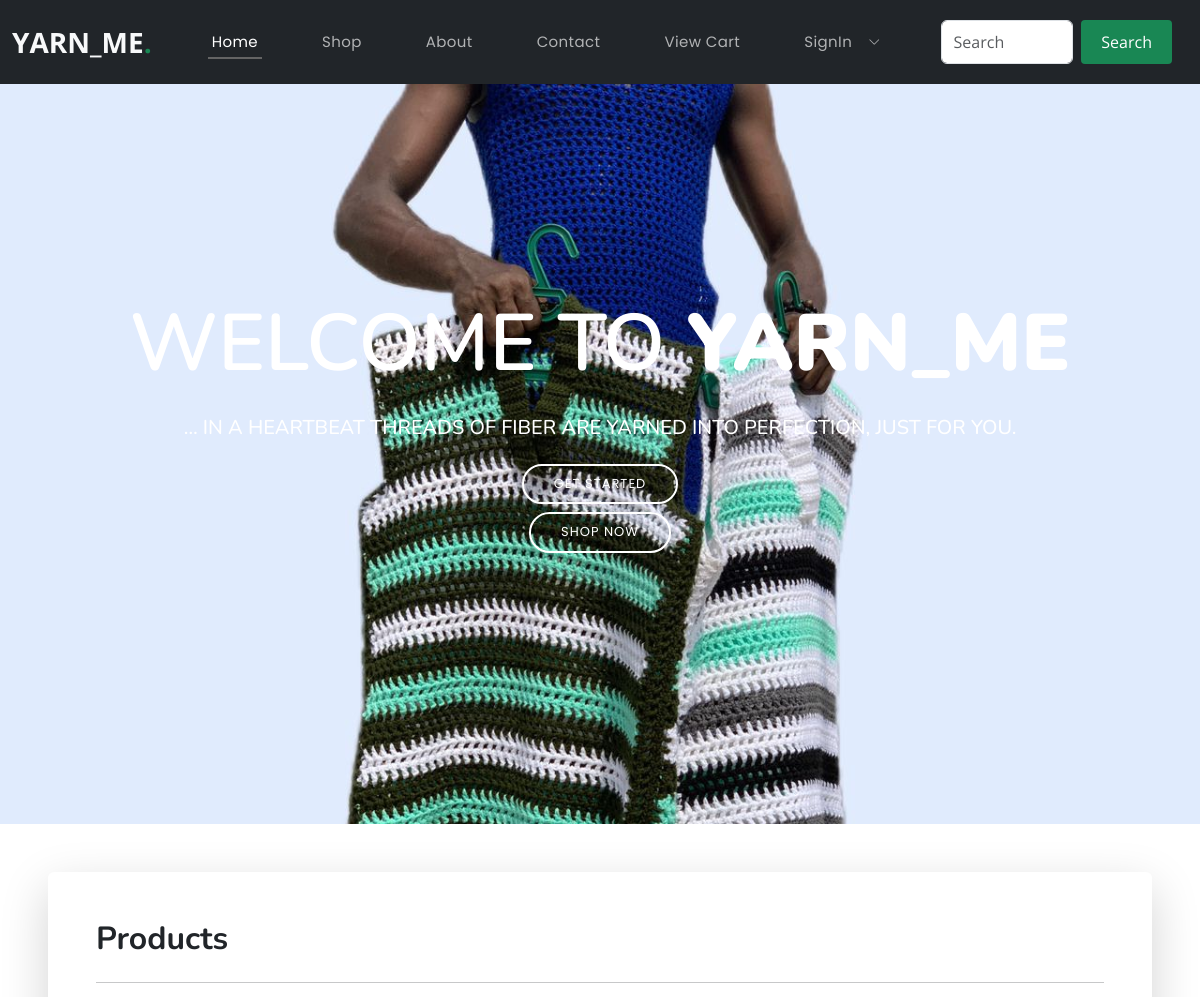
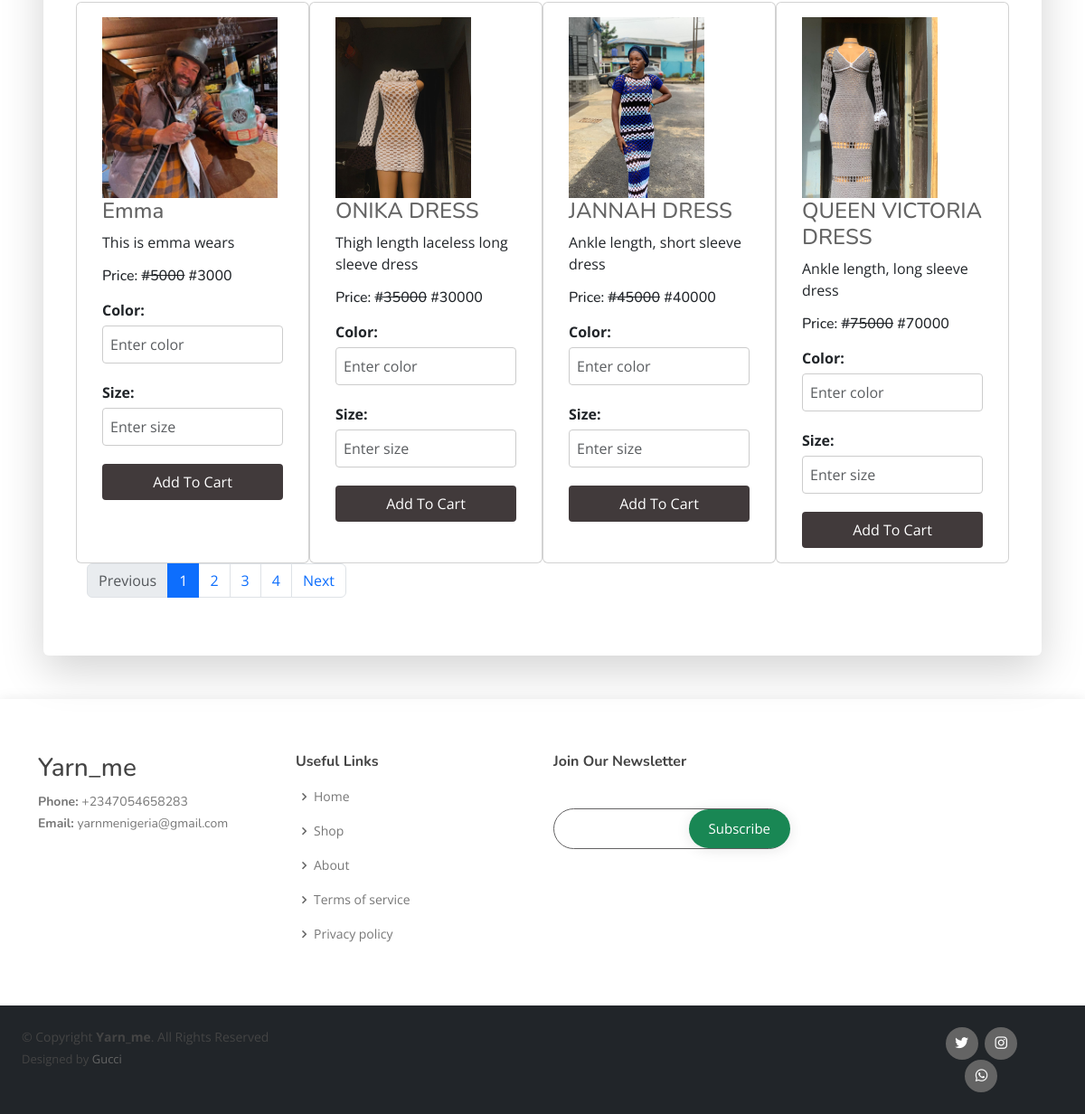
The page / on the database its author committed (2 pictures, top to bottom).
### ecommerceapp/models.py (models this page shows, shortened)
class Product(models.Model):
    VARIANT_CHOICES = (
        ('None', 'None'),
        ('Size', 'Size'),
        ('Color', 'Color'),
        ('Size-Color', 'Size-Color'),
    )
    title = models.CharField(max_length=200)
    slug = models.SlugField(unique=True)
    category = models.ForeignKey(Category, on_delete=models.CASCADE)
    image = models.ImageField(upload_to="products/")
    marked_price = models.PositiveIntegerField()
    selling_price = models.PositiveIntegerField()
    description = models.TextField()
    view_count = models.PositiveIntegerField(default=0)
    variant = models.CharField(max_length=20, choices=VARIANT_CHOICES, default='None')

### ecommerceapp/views.py (the view)
# urls.py: path("", IndexView.as_view(), name="index"),
class IndexView(EcomMixin, TemplateView):
    template_name = "index.html"
    def get_context_data(self, **kwargs):
        context = super().get_context_data(**kwargs)
        context['myname'] = "Ayankola Timileyin"
        all_products = Product.objects.all().order_by("-id")
        paginator = Paginator(all_products, 4)
        page_number = self.request.GET.get("page")
        print(page_number)
        product_list = paginator.get_page(page_number)
        context['product_list'] = product_list
        return context

### ecommerceapp/views.py (called while the page is built, shortened)
    def dispatch(self, request, *args, **kwargs):
        cart_id = request.session.get("cart_id")
        return super().dispatch(request, *args, **kwargs)

### templates/index.html (shortened to what this page needs)
{% extends "base.html" %}
{% load static %}
{% block body %}
<main id="main">
    <section id="hero" class="min-vh-100 d-flex align-items-center justify-content-center">
        <div class="hero-container">
            <h1 class="text-white fw-semibold display-1">WELCOME TO <strong>YARN_ME</strong></h1>
            <h5 class="text-white mt-3 mb-4">… IN A HEARTBEAT THREADS OF FIBER ARE YARNED INTO PERFECTION, JUST FOR YOU.</h5>
            <a href="#about" class="btn-get-started scrollto text-decoration-none">Get Started</a>
            <a href="{% url 'ecommerceapp:shops' %}" class="btn-get-started scrollto text-decoration-none mt-2">Shop Now</a>
        </div>
    </section>
        <div class="card shadow-lg border-0 m-5 p-5">
            <h2 class="fw-bold">Products</h2>
            <hr>
            <div class="row">
                {% for p in product_list %}
                <div class="col-md-3 card">
                    <div class="card-body">
                        <img src="{{ p.image.url }}" alt="" class="img-fluid" style="height: 200px; object-fit: contain;">
                        <h4><a href="{% url 'ecommerceapp:productdetail' p.slug %}">{{ p.title }}</a></h4>
                        <p class="card-text">{{ p.description }}</p>
                        <h6 class="card-title mb-3">Price: <strike>#{{ p.marked_price }}</strike> #{{ p.selling_price }}</h6>
                        <form action="{% url 'ecommerceapp:addtocart' p.id %}" method="GET">
                            {% if p.variant == 'Size-Color' or p.variant == 'Color' %}
                            <div class="form-group">
                                <label for="color">Color:</label>
                                <input type="text" name="color" id="color" class="form-control" placeholder="Enter color">
                            </div>
                            {% endif %}
                            {% if p.variant == 'Size-Color' or p.variant == 'Size' %}
                            <div class="form-group">
                                <label for="size">Size:</label>
                                <input type="text" name="size" id="size" class="form-control" placeholder="Enter size">
                            </div>
                            {% endif %}
                            <button type="submit" class="btn btn-secondary w-100 py-2">Add To Cart</button>
                        </form>
                    </div>
                </div>
                {% endfor %}
            </div>
            <nav aria-label="...">
                <ul class="pagination">
                    {% if product_list.has_previous %}
                    <li class="page-item">
                        <a class="page-link" href="?page={{ product_list.previous_page_number }}">Previous</a>
                    </li>
                    {% else %}
                    <li class="page-item disabled">
                        <a class="page-link" href="" tabindex="-1">Previous</a>
                    </li>
                    {% endif %}
                    {% for i in product_list.paginator.page_range %}
                    {% if i == product_list.number %}
                    <li class="page-item active"><a class="page-link">{{i}}</a></li>
                    {% else %}
                    <li class="page-item"><a class="page-link" href="?page={{i}}">{{i}}</a></li>
                    {% endif %}
                    {% endfor %}
                    {% if product_list.has_next %}
                    <li class="page-item">
                        <a class="page-link" href="?page={{ product_list.next_page_number }}">Next</a>
                    </li>
                    {% else %}
                    <li class="page-item disabled">
                        <a class="page-link" href="" tabindex="-1">Next</a>
                    </li>
                    {% endif %}
                </ul>
            </nav>
        </div>
</main>
{% endblock body %}

### static/assets/css/style.css (style rules this page uses)
body { font-family: "Open Sans", sans-serif; color: #444444; }
a { color: #646464; text-decoration: none; }
h1, h2, h3, h4, h5, h6 { font-family: "Nunito", sans-serif; }
#hero { background: url("../../images/bdd.jpg"); background-size: 100%; position: relative; }
#hero .hero-container { position: absolute; bottom: 0; top: 0; left: 0; right: 0; display: flex; justify-content: center; align-items: center; flex-direction: column; text-align: center; padding: 0 15px; }
#hero .btn-get-started { font-family: "Poppins", sans-serif; text-transform: uppercase; font-weight: 400; font-size: 13px; letter-spacing: 1px; display: inline-block; padding: 8px 30px 9px 30px; border-radius: 50px; transition: 0.5s; border: 2px solid #fff; color: #fff; }
@media (min-width: 1024px) { #hero { background-attachment: fixed; } }
section { padding: 60px 0; }

### static/css/index.css (style rules this page uses)
.form-group { margin-bottom: 20px; }
label { display: block; font-weight: bold; margin-bottom: 5px; }
input[type="email"], input[type="tel"], input[type="text"] { width: 100%; padding: 8px; border: 1px solid #ccc; border-radius: 4px; }
button[type="submit"] { background-color: rgba(45, 37, 38, 0.9); color: white; padding: 10px 20px; border: none; border-radius: 4px; cursor: pointer; }

### rows shown on the page
Product: image (picture), title "Emma", description "This is emma wears", marked_price "5000", selling_price "3000"
Product: image (picture), title "ONIKA DRESS", description "Thigh length laceless long sleeve dress", marked_price "35000", selling_price "30000"
Product: image (picture), title "JANNAH DRESS", description "Ankle length, short sleeve dress", marked_price "45000", selling_price "40000"
Product: image (picture), title "QUEEN VICTORIA DRESS", description "Ankle length, long sleeve dress", marked_price "75000", selling_price "70000"

### other values the page prints
{{ i }} "1"
{{ i }} "2" "3" "4"
